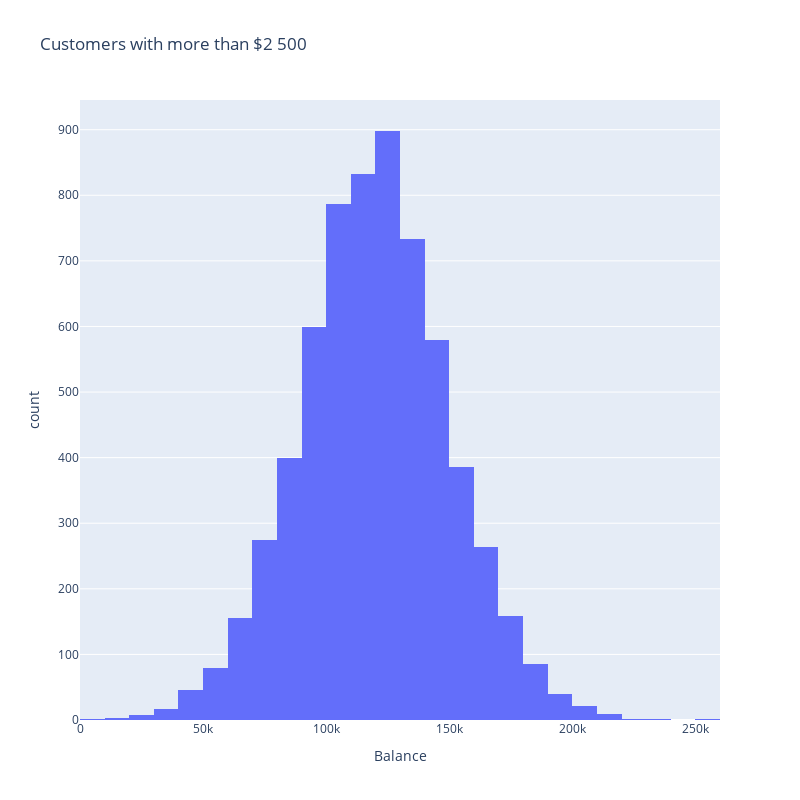

The notebook cell saved with this chart:
### Markdown cell above
### Task 9.2

### Code cell
data_92 = churn_data[churn_data['Balance'] > 2500]

fig = px.histogram(
    data_frame=data_92,
    x='Balance',
    nbins=25,
    width=800,
    height=800,
    title='Customers with more than $2 500'
)
#fig.update_xaxes(type='category', categoryorder='category ascending')
fig.show()

### Figure 1 — Plotly figure (JSON) as saved in the notebook; plotly's stock layout.template omitted (floating-point values rounded to 4 significant figures; data arrays with more than 128 entries replaced by an {"elided": "..."} marker saying what was removed)
{"data": [{"alignmentgroup": "True", "bingroup": "x", "hovertemplate": "Balance=%{x}<br>count=%{y}<extra></extra>", "legendgroup": "", "marker": {"color": "#636efa", "pattern": {"shape": ""}}, "name": "", "nbinsx": 25, "offsetgroup": "", "orientation": "v", "showlegend": false, "type": "histogram", "x": {"elided": "6383 float values"}, "xaxis": "x", "yaxis": "y"}], "layout": {"barmode": "relative", "height": 800, "legend": {"tracegroupgap": 0}, "title": {"text": "Customers with more than $2 500"}, "width": 800, "xaxis": {"anchor": "y", "domain": [0, 1], "title": {"text": "Balance"}}, "yaxis": {"anchor": "x", "domain": [0, 1], "title": {"text": "count"}}}}
